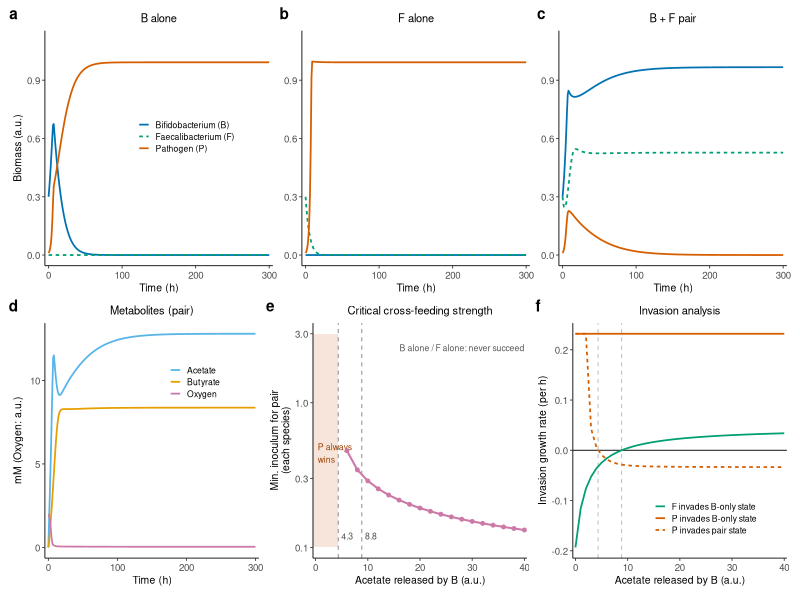
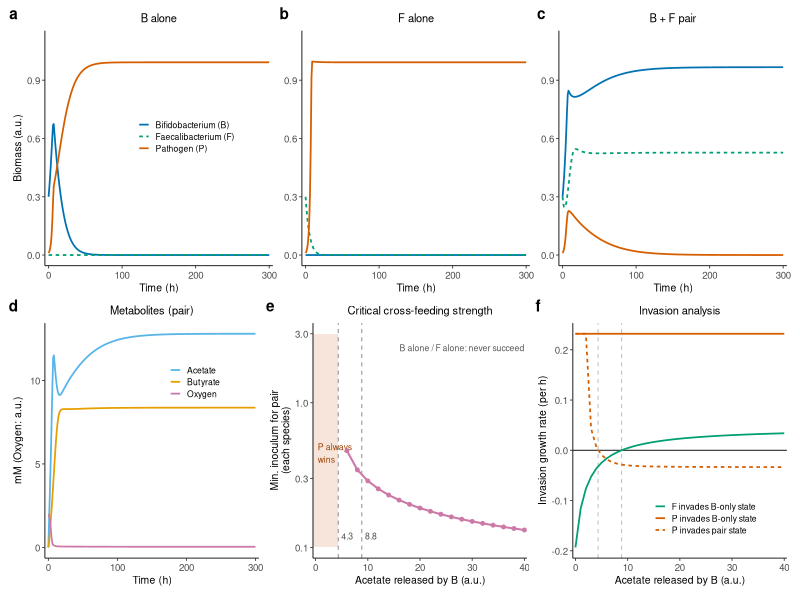
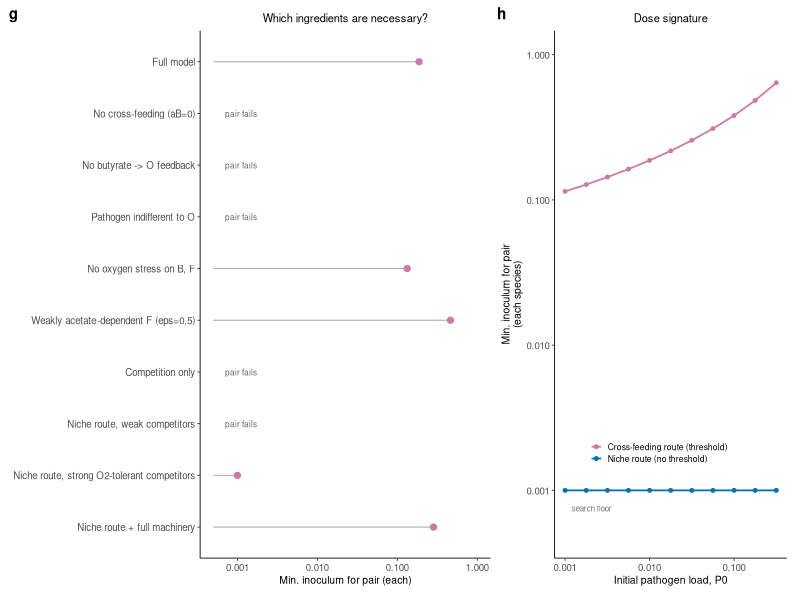
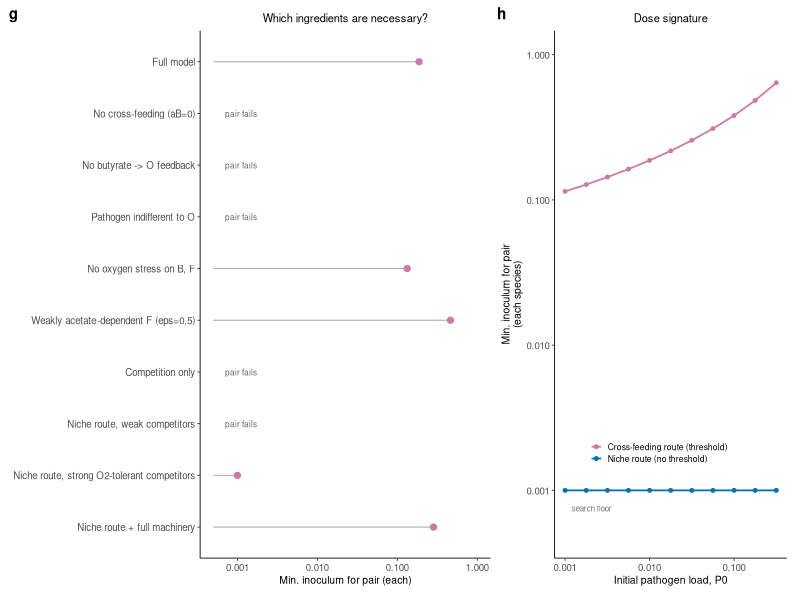
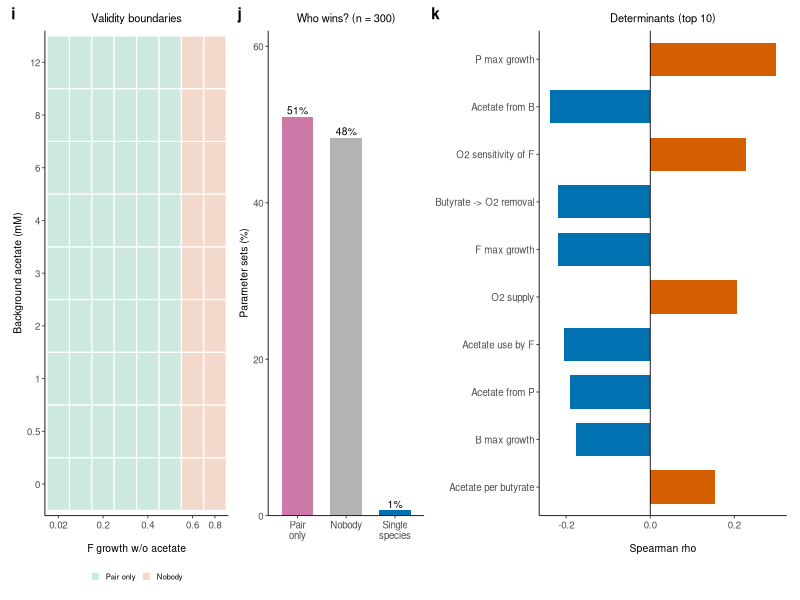
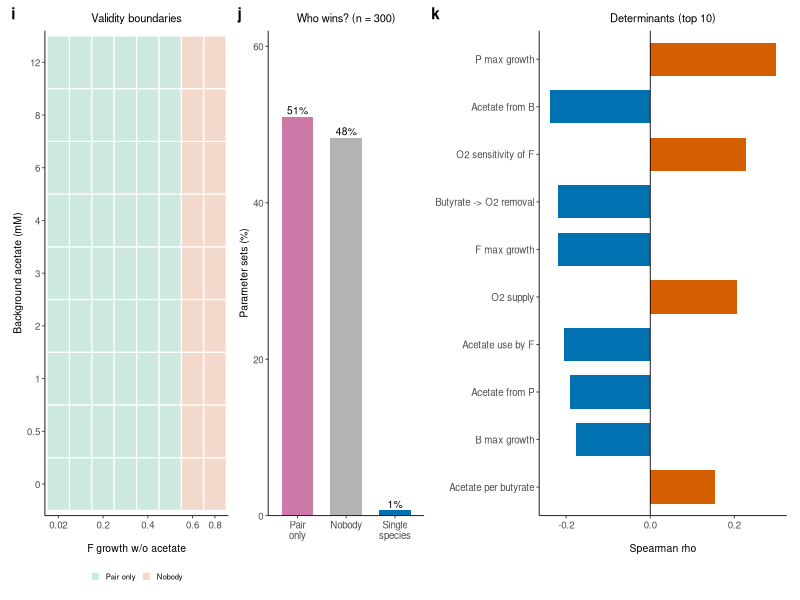

These figures' R source, in order:
# Stage 2A figures (R). Data from analysis_stage2a_main.py / analysis_stage2a_robust.py (CSV).
suppressPackageStartupMessages({library(ggplot2); library(patchwork); library(dplyr); library(tidyr)
                                library(scales); library(deSolve)})

# ---------- independent re-implementation of the 8-variable model in R (cross-check) ----------
pr <- list(D=0.1, Cin=10, Oin=2, aO=0.3, muB=0.30, KB=0.5, YB=0.1, betaB=0.02, muF=0.31, KF=1.5, YF=0.1,
           betaF=0.06, eps=0.1, KAc=2, muP=0.8, KP=0.5, YP=0.1, phi=0.15, KO=0.3, aB=20, aP=0, Ac_bg=0,
           qF=14, rho=0.8, gH=0.6, kH=0.3, gOP=1, kOP=1, Hin=6, KH=1, omega=0, wc=1, KPH=1)
rhs <- function(t, y, p) with(p, {
  y <- pmax(y, 0); C <- y[1]; H <- y[2]; Ac <- y[3]; Bu <- y[4]; O <- y[5]; B <- y[6]; F <- y[7]; P <- y[8]
  gB <- muB*C/(KB+C)
  sh <- (1-omega)*H/(KH+H) + omega*C/(KF+C); cF <- muF*sh
  acf <- Ac/(KAc+Ac); gF <- cF*(eps+(1-eps)*acf); gFac <- cF*(1-eps)*acf
  Ofac <- phi+(1-phi)*O/(KO+O)
  gPc <- muP*wc*C/(KP+C)*Ofac; gPh <- muP*(1-wc)*H/(KPH+H)*Ofac; gP <- gPc+gPh
  wC <- omega*C/(KF+C)/max(sh, 1e-12)
  up <- qF*gFac*F
  list(c(D*(Cin-C) - gB*B/YB - wC*gF*F/YF - gPc*P/YP,
         D*(Hin-H) - (1-wC)*gF*F/YF - gPh*P/YP,
         D*(Ac_bg-Ac) + aB*gB*B + aP*gP*P - up,
         -D*Bu + up/rho,
         aO*(Oin-O) + gOP*kOP/(kOP+O)*P - gH*Bu*O/(kH+O) - 0.2*gP*P,
         (gB-D-betaB*O)*B, (gF-D-betaF*O)*F, (gP-D)*P)) })
fin <- function(B0, F0, P0 = 0.01, p = pr, T = 2000)
  tail(ode(c(p$Cin, p$Hin, p$Ac_bg, 0, p$Oin, B0, F0, P0), c(0, T), rhs, p, method = "lsoda",
           rtol = 1e-8, atol = 1e-10), 1)[1, -1]
chk <- rbind(B_alone_0.3 = fin(0.3, 0), F_alone_0.3 = fin(0, 0.3), pair_0.1 = fin(0.1, 0.1), pair_0.3 = fin(0.3, 0.3))
colnames(chk) <- c("Sugar","HostC","Acetate","Butyrate","Oxygen","B","F","P")
cat("R re-check (final state; P ~0.99 = pathogen wins, ~0 = suppressed):\n"); print(round(chk, 3))
pe <- fin(0.3, 0.3, T = 8000)
eqpy <- read.csv("s2a_equilibria.csv") |> filter(state == "Pair-dominated")
cat(sprintf("pair-state equilibrium: R  B=%.4f F=%.4f Bu=%.3f O=%.4f | Python B=%.4f F=%.4f Bu=%.3f O=%.4f\n",
            pe[6], pe[7], pe[4], pe[5], eqpy$B, eqpy$F, eqpy$Butyrate, eqpy$Oxygen))

# ---------- data ----------
tc  <- read.csv("s2a_timecourse.csv"); thr <- read.csv("s2a_threshold_vs_aB.csv"); inv <- read.csv("s2a_invasion.csv")
crit <- read.csv("s2a_critical.csv"); abl <- read.csv("s2a_ablation.csv"); thp <- read.csv("s2a_threshold_vs_P0.csv")
bmap <- read.csv("s2a_boundary_map.csv"); rb <- read.csv("s2a_robustness.csv"); sens <- read.csv("s2a_sensitivity.csv")
aBP <- crit$aB_critical[crit$criterion == "pair_state_uninvadable_by_P"]
aBF <- crit$aB_critical[crit$criterion == "F_invades_B_only_state"]

oi <- c(B = "#0072B2", F = "#009E73", P = "#D55E00", Acetate = "#56B4E9", Butyrate = "#E69F00", Oxygen = "#CC79A7")
th <- theme_classic(base_size = 8) +
  theme(axis.line = element_line(linewidth = 0.3), axis.ticks = element_line(linewidth = 0.3),
        axis.title = element_text(size = 7.5), axis.text = element_text(size = 7),
        plot.title = element_text(size = 8, hjust = 0.5), plot.tag = element_text(face = "bold", size = 11),
        legend.key.size = unit(0.3, "cm"), legend.text = element_text(size = 6.2),
        legend.title = element_blank(), legend.background = element_blank())
lab <- c(B = "Bifidobacterium (B)", F = "Faecalibacterium (F)", P = "Pathogen (P)")
xt <- scale_x_continuous(expand = c(0, 5), breaks = c(0, 100, 200, 300))

# ===== Figure 1: mechanism =====
ts <- function(cs, leg = FALSE) {
  d <- tc |> filter(case == cs, variable %in% c("B", "F", "P"))
  ggplot(d, aes(time, value, colour = variable, linetype = variable)) + geom_line(linewidth = 0.6) +
    scale_colour_manual(values = oi[c("B", "F", "P")], labels = lab) +
    scale_linetype_manual(values = c(B = "solid", F = "22", P = "solid"), labels = lab) +
    xt + coord_cartesian(ylim = c(0, 1.1)) +
    labs(title = cs, x = "Time (h)", y = if (leg) "Biomass (a.u.)" else NULL) + th +
    theme(legend.position = if (leg) c(0.62, 0.55) else "none")
}
pa <- ts("B alone", TRUE); pb <- ts("F alone"); pc <- ts("B + F pair")

met <- tc |> filter(case == "B + F pair", variable %in% c("Acetate", "Butyrate", "Oxygen"))
pd <- ggplot(met, aes(time, value, colour = variable)) + geom_line(linewidth = 0.6) +
  scale_colour_manual(values = oi[c("Acetate", "Butyrate", "Oxygen")]) + xt +
  labs(title = "Metabolites (pair)", x = "Time (h)", y = "mM (Oxygen: a.u.)") + th + theme(legend.position = c(0.7, 0.75))

pe_ <- ggplot(filter(thr, mode == "pair"), aes(aB, threshold)) +
  annotate("rect", xmin = -Inf, xmax = aBP, ymin = 0.1, ymax = 3, fill = "#F3D9CC", alpha = 0.7) +
  annotate("text", x = 0.4, y = 0.45, label = "P always\nwins", size = 2.2, hjust = 0, colour = "#A04000") +
  geom_vline(xintercept = c(aBP, aBF), colour = "grey50", linewidth = 0.3, linetype = "dashed") +
  annotate("text", x = aBP + 0.6, y = 0.12, label = sprintf("%.1f", aBP), size = 2.2, hjust = 0, colour = "grey30") +
  annotate("text", x = aBF + 0.6, y = 0.12, label = sprintf("%.1f", aBF), size = 2.2, hjust = 0, colour = "grey30") +
  geom_line(colour = "#CC79A7", linewidth = 0.7, na.rm = TRUE) + geom_point(colour = "#CC79A7", size = 1, na.rm = TRUE) +
  annotate("text", x = 40, y = 2.4, label = "B alone / F alone: never succeed", size = 2.2, hjust = 1, colour = "grey35") +
  scale_y_log10(limits = c(0.1, 3), breaks = c(0.1, 0.3, 1, 3)) + scale_x_continuous(expand = c(0, 0.5)) +
  labs(title = "Critical cross-feeding strength", x = "Acetate released by B (a.u.)", y = "Min. inoculum for pair\n(each species)") + th

pf <- inv |> select(aB, `P invades B-only state` = lamP_Bonly, `P invades pair state` = lamP_pair,
                    `F invades B-only state` = lamF_Bonly) |>
  pivot_longer(-aB) |>
  ggplot(aes(aB, value, colour = name, linetype = name)) + geom_hline(yintercept = 0, linewidth = 0.3) +
  geom_vline(xintercept = c(aBP, aBF), colour = "grey70", linewidth = 0.3, linetype = "dashed") +
  geom_line(linewidth = 0.6) +
  scale_colour_manual(values = c("P invades B-only state" = "#D55E00", "P invades pair state" = "#D55E00",
                                 "F invades B-only state" = "#009E73")) +
  scale_linetype_manual(values = c("P invades B-only state" = "solid", "P invades pair state" = "22", "F invades B-only state" = "solid")) +
  scale_x_continuous(expand = c(0, 0.5)) +
  labs(title = "Invasion analysis", x = "Acetate released by B (a.u.)", y = "Invasion growth rate (per h)") + th +
  theme(legend.position = c(0.62, 0.17))
fig1 <- (pa | pb | pc) / (pd | pe_ | pf) + plot_annotation(tag_levels = "a") & theme(plot.tag.position = c(0, 1))
ggsave("fig_stage2a_main.png", fig1, width = 7.2, height = 4.7, dpi = 300)
ggsave("fig_stage2a_main.pdf", fig1, width = 7.2, height = 4.7)

# ===== Figure 2: necessity, signature, boundaries, robustness =====
ab <- abl |> mutate(variant = factor(variant, levels = rev(variant)),
                    ok = !is.na(pair), val = ifelse(ok, pair, NA_real_))
pg <- ggplot(ab, aes(val, variant)) +
  geom_segment(aes(x = 0.0005, xend = val, yend = variant), colour = "grey70", linewidth = 0.4, na.rm = TRUE) +
  geom_point(aes(colour = ok), size = 1.8, na.rm = TRUE) +
  geom_text(data = filter(ab, !ok), aes(x = 0.0007, label = "pair fails"), size = 2.1, hjust = 0, colour = "grey40") +
  scale_x_log10(limits = c(0.0005, 1), breaks = c(0.001, 0.01, 0.1, 1)) +
  scale_colour_manual(values = c(`TRUE` = "#CC79A7", `FALSE` = "grey60"), guide = "none") +
  labs(title = "Which ingredients are necessary?", x = "Min. inoculum for pair (each)", y = NULL) + th

sig <- thp |> filter(mode %in% c("pair", "pair, niche route")) |>
  mutate(mode = recode(mode, pair = "Cross-feeding route (threshold)", `pair, niche route` = "Niche route (no threshold)"))
ph <- ggplot(sig, aes(P0, threshold, colour = mode)) + geom_line(linewidth = 0.6, na.rm = TRUE) +
  geom_point(size = 1, na.rm = TRUE) +
  scale_colour_manual(values = c("Cross-feeding route (threshold)" = "#CC79A7", "Niche route (no threshold)" = "#0072B2")) +
  scale_x_log10() + scale_y_log10(limits = c(0.0005, 1)) +
  annotate("text", x = 0.0012, y = 0.00075, label = "search floor", size = 2, colour = "grey45", hjust = 0) +
  labs(title = "Dose signature", x = "Initial pathogen load, P0", y = "Min. inoculum for pair\n(each species)") + th +
  theme(legend.position = c(0.45, 0.2))

bm <- bmap |> mutate(category = factor(category, c("Pair only", "Single suffices", "Nobody")))
pi_ <- ggplot(bm, aes(factor(eps), factor(Ac_bg), fill = category)) + geom_tile(colour = "white", linewidth = 0.4) +
  scale_fill_manual(values = c("Pair only" = "#CDE9DF", "Single suffices" = "#FFF2B3", "Nobody" = "#F3D9CC")) +
  scale_x_discrete(breaks = c("0.02", "0.2", "0.4", "0.6", "0.8")) +
  labs(title = "Validity boundaries", x = "F growth w/o acetate", y = "Background acetate (mM)") + th +
  theme(legend.position = "bottom", legend.key.size = unit(0.25, "cm"), legend.text = element_text(size = 5.5))

cat3 <- rb |> count(category) |> mutate(pct = 100*n/sum(n),
                  category = recode(category, `Pair only` = "Pair\nonly", `Single can` = "Single\nspecies", Nobody = "Nobody"))
pj <- ggplot(cat3, aes(reorder(category, -pct), pct, fill = category)) + geom_col(width = 0.65) +
  geom_text(aes(label = sprintf("%.0f%%", pct)), vjust = -0.3, size = 2.6) +
  scale_fill_manual(values = c("Pair\nonly" = "#CC79A7", "Single\nspecies" = "#0072B2", "Nobody" = "grey70"), guide = "none") +
  scale_y_continuous(limits = c(0, 62), expand = c(0, 0)) +
  labs(title = sprintf("Who wins? (n = %d)", nrow(rb)), x = NULL, y = "Parameter sets (%)") + th

nm <- c(muP="P max growth", aB="Acetate from B", betaF="O2 sensitivity of F", gH="Butyrate -> O2 removal", muF="F max growth",
        Oin="O2 supply", qF="Acetate use by F", aP="Acetate from P", muB="B max growth", rho="Acetate per butyrate",
        KB="B half-sat.", gOP="P-induced O2 release", betaB="O2 sensitivity of B", KAc="F acetate half-sat.", kH="Host O2 half-sat.",
        phi="P growth without O2", Hin="Host carbon supply", KH="Host carbon half-sat.", KO="P O2 half-sat.", aO="O2 exchange",
        KP="P half-sat.", eps="F growth w/o acetate", Ac_bg="Background acetate")
top <- sens |> slice_max(abs(spearman_rho), n = 10) |> mutate(lbl = factor(nm[param], levels = rev(nm[param])))
pk <- ggplot(top, aes(spearman_rho, lbl, fill = spearman_rho > 0)) + geom_col(width = 0.7) + geom_vline(xintercept = 0, linewidth = 0.3) +
  scale_fill_manual(values = c(`TRUE` = "#D55E00", `FALSE` = "#0072B2"), guide = "none") +
  scale_x_continuous(breaks = c(-0.2, 0, 0.2)) +
  labs(title = "Determinants (top 10)", x = "Spearman rho", y = NULL) + th

figG <- (pg | ph) + plot_layout(widths = c(1.25, 1)) + plot_annotation(tag_levels = list(c("g", "h"))) & theme(plot.tag.position = c(0, 1))
ggsave("fig_stage2a_necessity.png", figG, width = 7.2, height = 3.0, dpi = 300)
ggsave("fig_stage2a_necessity.pdf", figG, width = 7.2, height = 3.0)
figR <- (pi_ | pj | pk) + plot_layout(widths = c(1, 0.85, 1.35)) + plot_annotation(tag_levels = list(c("i", "j", "k"))) & theme(plot.tag.position = c(0, 1))
ggsave("fig_stage2a_robustness.png", figR, width = 7.2, height = 3.3, dpi = 300)
ggsave("fig_stage2a_robustness.pdf", figR, width = 7.2, height = 3.3)
writeLines(capture.output(sessionInfo()), "environment_stage2a_R.txt")
cat("figures saved\n")
